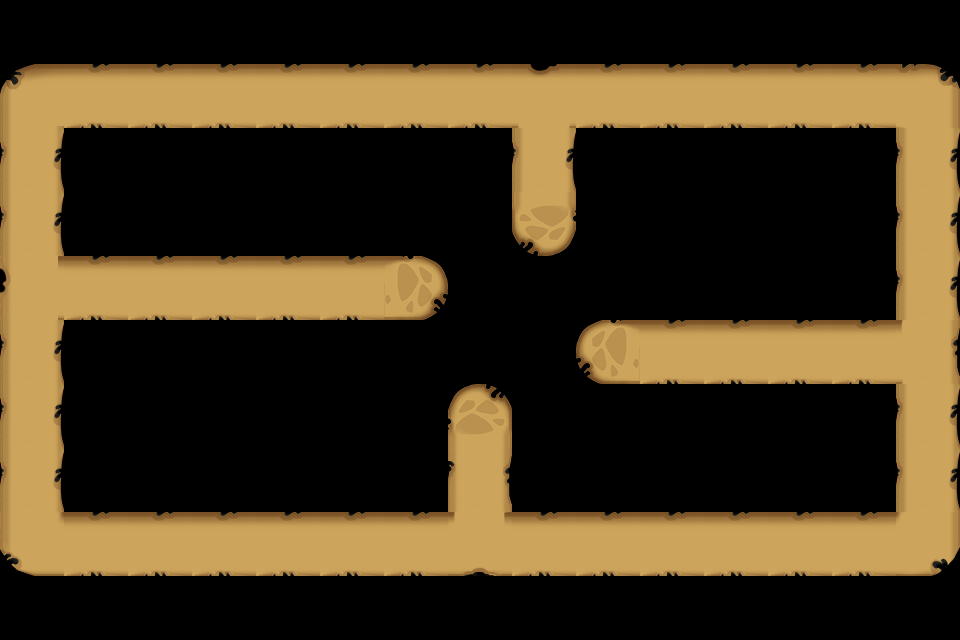

The image is a tile-based game level rendered from a .tmx file. Its description and source (layers, tilesets, objects; grid data summarised) follow:
An orthogonal 15x10 tile map with 64x64 px tiles, 1 tile layer (Road_Forrest) and 63 objects.

<map version="1.0" orientation="orthogonal" width="15" height="10" tilewidth="64" tileheight="64">
 <tileset firstgid="1" name="Road_Forrest" tilewidth="64" tileheight="64">
  <image source="Road_Forrest.png" width="320" height="256" />
 </tileset>
 <layer name="Road_Forrest" width="15" height="10">
  <data>[150 cells, 57 non-empty, 15 distinct tile ids]</data>
 </layer>
 <objectgroup color="#81aa96" name="path" width="15" height="10">
  <object x="418" y="289" />
  <object x="33" y="287" />
  <object x="33" y="96" />
  <object x="546" y="96" />
  <object x="547" y="224" />
 </objectgroup>
 <objectgroup name="path" width="15" height="10">
  <object x="546" y="224" />
  <object x="546" y="96" />
  <object x="931" y="97" />
  <object x="931" y="353" />
  <object x="612" y="353" />
 </objectgroup>
 <objectgroup name="path" width="15" height="10">
  <object x="612" y="352" />
  <object x="931" y="353" />
  <object x="932" y="544" />
  <object x="481" y="547" />
  <object x="481" y="419" />
 </objectgroup>
 <objectgroup name="path" width="15" height="10">
  <object x="481" y="419" />
  <object x="481" y="547" />
  <object x="33" y="544" />
  <object x="34" y="287" />
  <object x="418" y="288" />
 </objectgroup>
 <objectgroup color="#0a0a0b" name="blocked" width="15" height="10" />
 <objectgroup color="#55ff00" name="item" width="15" height="10">
  <properties>
   <property name="id" value="20002" />
   <property name="sizeH" value="1" />
   <property name="sizeW" value="1" />
  </properties>
  <object x="96" y="482" />
  <object x="96" y="159" />
  <object x="291" y="225" />
  <object x="867" y="482" />
  <object x="419" y="483" />
  <object x="421" y="355" />
  <object x="610" y="228" />
  <object x="609" y="481" />
 </objectgroup>
 <objectgroup color="#55ff00" name="item" width="15" height="10">
  <properties>
   <property name="id" value="20003" />
   <property name="sizeH" value="1" />
   <property name="sizeW" value="1" />
  </properties>
  <object x="97" y="223" />
  <object x="164" y="481" />
  <object x="867" y="416" />
  <object x="739" y="225" />
  <object x="739" y="289" />
  <object x="417" y="224" />
  <object x="355" y="355" />
 </objectgroup>
 <objectgroup color="#55ff00" name="item" width="15" height="10">
  <properties>
   <property name="id" value="20004" />
   <property name="sizeH" value="1" />
   <property name="sizeW" value="1" />
  </properties>
  <object x="224" y="355" />
  <object x="673" y="417" />
  <object x="610" y="161" />
 </objectgroup>
 <objectgroup color="#00ff00" name="item" width="15" height="10">
  <properties>
   <property name="id" value="20005" />
   <property name="sizeH" value="1" />
   <property name="sizeW" value="1" />
  </properties>
  <object x="226" y="484" />
 </objectgroup>
 <objectgroup color="#005500" name="item" width="15" height="10">
  <properties>
   <property name="id" value="20001" />
   <property name="sizeH" value="2" />
   <property name="sizeW" value="1" />
  </properties>
  <object x="483" y="159" />
  <object x="674" y="157" />
  <object x="544" y="415" />
 </objectgroup>
 <objectgroup color="#00ffaa" name="item" width="15" height="10">
  <properties>
   <property name="id" value="20006" />
   <property name="sizeH" value="1" />
   <property name="sizeW" value="2" />
  </properties>
  <object x="290" y="159" />
  <object x="803" y="292" />
  <object x="611" y="287" />
 </objectgroup>
 <objectgroup color="#aaffff" name="item" width="15" height="10">
  <properties>
   <property name="id" value="20009" />
   <property name="sizeH" value="2" />
   <property name="sizeW" value="2" />
  </properties>
 </objectgroup>
 <objectgroup color="#ffaa00" name="item" width="15" height="10">
  <properties>
   <property name="id" value="20010" />
   <property name="sizeH" value="2" />
   <property name="sizeW" value="2" />
  </properties>
  <object x="162" y="160" />
 </objectgroup>
 <objectgroup color="#00aa7f" name="item" width="15" height="10">
  <properties>
   <property name="id" value="90005" />
   <property name="sizeH" value="2" />
   <property name="sizeW" value="2" />
  </properties>
  <object x="739" y="416" />
 </objectgroup>
 <objectgroup color="#04ecd9" name="item" width="15" height="10">
  <properties>
   <property name="id" value="90007" />
   <property name="sizeH" value="2" />
   <property name="sizeW" value="2" />
  </properties>
 </objectgroup>
 <objectgroup color="#000000" name="tower" width="15" height="10">
  <properties>
   <property name="id" value="41001" />
   <property name="sizeH" value="2" />
   <property name="sizeW" value="2" />
  </properties>
  <object x="804" y="161" />
  <object x="95" y="352" />
 </objectgroup>
 <objectgroup color="#000000" name="tower" width="15" height="10">
  <properties>
   <property name="id" value="41002" />
   <property name="sizeH" value="2" />
   <property name="sizeW" value="2" />
  </properties>
 </objectgroup>
 <objectgroup color="#000000" name="tower" width="15" height="10">
  <properties>
   <property name="id" value="41003" />
   <property name="sizeH" value="2" />
   <property name="sizeW" value="2" />
  </properties>
 </objectgroup>
 <objectgroup color="#000000" name="teemo" width="15" height="10">
  <properties>
   <property name="id" value="1" />
   <property name="sizeH" value="2" />
   <property name="sizeW" value="2" />
  </properties>
  <object x="482" y="288" />
 </objectgroup>
 <objectgroup color="#000000" name="random" width="15" height="10">
  <properties>
   <property name="sizeH" value="2" />
   <property name="sizeW" value="2" />
  </properties>
  <object x="290" y="417" />
 </objectgroup>
 <objectgroup color="#ff0000" name="item" width="15" height="10">
  <properties>
   <property name="id" value="90001" />
   <property name="sizeH" value="1" />
   <property name="sizeW" value="1" />
  </properties>
 </objectgroup>
 <objectgroup color="#00b5ec" name="item" width="15" height="10">
  <properties>
   <property name="id" value="90002" />
   <property name="sizeH" value="1" />
   <property name="sizeW" value="1" />
  </properties>
  <object x="419" y="415" />
 </objectgroup>
 <objectgroup color="#ffff00" name="item" width="15" height="10">
  <properties>
   <property name="id" value="90003" />
   <property name="sizeH" value="1" />
   <property name="sizeW" value="1" />
  </properties>
 </objectgroup>
 <objectgroup color="#ff5500" name="item" width="15" height="10">
  <properties>
   <property name="id" value="90004" />
   <property name="sizeH" value="1" />
   <property name="sizeW" value="1" />
  </properties>
 </objectgroup>
 <objectgroup color="#5500ff" name="item" width="15" height="10">
  <properties>
   <property name="id" value="20008" />
   <property name="sizeH" value="1" />
   <property name="sizeW" value="1" />
  </properties>
 </objectgroup>
 <objectgroup color="#ffff00" name="item" width="15" height="10">
  <properties>
   <property name="id" value="90006" />
   <property name="sizeH" value="1" />
   <property name="sizeW" value="1" />
  </properties>
  <object x="354" y="226" />
  <object x="226" y="417" />
  <object x="609" y="418" />
 </objectgroup>
 <objectgroup color="#ff007f" name="bomb" width="15" height="10">
  <properties>
   <property name="damage" value="10000" />
   <property name="id" value="90008" />
   <property name="range" value="128" />
   <property name="sizeH" value="1" />
   <property name="sizeW" value="1" />
  </properties>
 </objectgroup>
 <objectgroup color="#ff007f" name="bomb" width="15" height="10">
  <properties>
   <property name="damage" value="10000" />
   <property name="id" value="90009" />
   <property name="range" value="128" />
   <property name="sizeH" value="1" />
   <property name="sizeW" value="1" />
  </properties>
 </objectgroup>
 <objectgroup color="#ff007f" name="bomb" width="15" height="10">
  <properties>
   <property name="damage" value="10000" />
   <property name="id" value="90010" />
   <property name="range" value="192" />
   <property name="sizeH" value="1" />
   <property name="sizeW" value="1" />
  </properties>
 </objectgroup>
 <objectgroup color="#ff5500" name="hero" width="15" height="10">
  <properties>
   <property name="id" value="40011" />
  </properties>
 </objectgroup>
 <objectgroup color="#ff0000" name="hero" width="15" height="10">
  <properties>
   <property name="id" value="40021" />
  </properties>
  <object x="802" y="416" />
 </objectgroup>
 <objectgroup color="#ff5500" name="hero" width="15" height="10">
  <properties>
   <property name="id" value="40031" />
  </properties>
  <object x="162" y="224" />
 </objectgroup>
 <objectgroup color="#ff5500" name="hero" width="15" height="10">
  <properties>
   <property name="id" value="40041" />
  </properties>
 </objectgroup>
 <objectgroup color="#ff5500" name="hero" width="15" height="10">
  <properties>
   <property name="id" value="40051" />
  </properties>
  <object x="418" y="482" />
  <object x="161" y="163" />
 </objectgroup>
 <objectgroup color="#ff5500" name="hero" width="15" height="10">
  <properties>
   <property name="id" value="40061" />
  </properties>
  <object x="481" y="159" />
 </objectgroup>
 <objectgroup color="#ff5500" name="hero" width="15" height="10">
  <properties>
   <property name="id" value="40071" />
  </properties>
  <object x="165" y="482" />
  <object x="803" y="291" />
 </objectgroup>
 <objectgroup color="#ff5500" name="hero" width="15" height="10">
  <properties>
   <property name="id" value="40081" />
  </properties>
  <object x="676" y="225" />
 </objectgroup>
</map>
